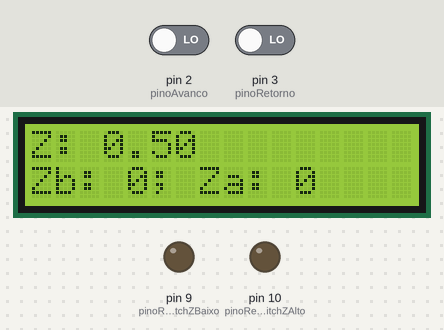
Recording of a sketch running on a simulated Arduino Uno, built with avr-gcc and run on an emulated ATmega328P. Shown: 16×2 character LCD, output pins drawn as LEDs (lit = HIGH). The inputs (shaded band) are chosen by the test bench; at power-on: pin 2 (pinoAvanco) LOW, pin 3 (pinoRetorno) LOW. What the sketch prints to the serial monitor is not drawn.

Above: at 1.2 s.
1.3 s: pin 2 (pinoAvanco) driven HIGH
At 1.47 s:
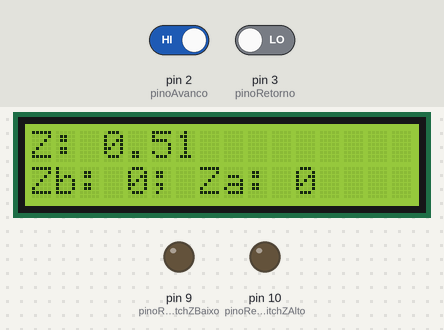
At 13.73 s:
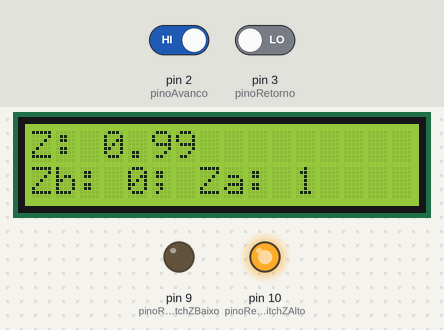
Timing chart, 0 to 15.2 s (numbered marks = the images above; inputs shaded):
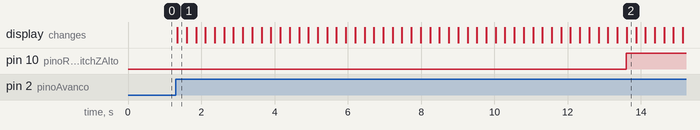

The sketch:

roboZ.ino
```cpp
#include <LiquidCrystal.h>
const int pinoAvanco = 2;
const int pinoRetorno = 3;
const int pinoReedSwitchZBaixo = 9;
const int pinoReedSwitchZAlto = 10;
float posX = 0.5;
int reedSwitchZBaixo=0;
int reedSwitchZAlto=0;
const float incremento = 0.01;
const float tol=0.02;
// Inicializa o LCD (RS, E, D4, D5, D6, D7)
LiquidCrystal lcd(12, 11, 4, 5, 6, 7);
// Função que converte posição X para PWM
int mapearParaPWM(float x, float xMin, float xMax) {
  if (xMin == xMax) return 0;

  if (x < xMin) x = xMin;
  if (x > xMax) x = xMax;

  float pwm = (x - xMin) / (xMax - xMin) * 255.0;
  return (int)pwm;
}
void setup() {
  pinMode(pinoAvanco, INPUT);
  pinMode(pinoRetorno, INPUT);
  pinMode(pinoReedSwitchZBaixo, OUTPUT);
  pinMode(pinoReedSwitchZAlto, OUTPUT);
  lcd.begin(16, 2);    // Inicia o LCD com 16 colunas e 2 linhas
  //lcd.print("Olá, Mundo!");  // Exibe a mensagem "Olá, Mundo!"
  Serial.begin(9600);
}

void loop() {
  int pwm;
  if (digitalRead(pinoAvanco) == HIGH) {
    posX += incremento;
  } else if (digitalRead(pinoRetorno) == HIGH) {
    posX -= incremento;
  }
//MOVIMENTO X
  if(posX<tol){
    digitalWrite(pinoReedSwitchZBaixo, HIGH);
    reedSwitchZBaixo=1;
  }
  else if(posX>1-tol){
    digitalWrite(pinoReedSwitchZAlto, HIGH);
    reedSwitchZAlto=1;
  }
  else{
    digitalWrite(pinoReedSwitchZAlto, LOW);
    digitalWrite(pinoReedSwitchZBaixo, LOW);
    reedSwitchZBaixo=0;
    reedSwitchZAlto=0;
  }
  lcd.clear();
  lcd.setCursor(0, 0);
  lcd.print("Z: ");
  lcd.print(posX);
  lcd.setCursor(0, 1);
  lcd.print("Zb: ");
  lcd.print(reedSwitchZBaixo);
  lcd.print("; Za: ");
  lcd.print(reedSwitchZAlto);
  Serial.println(digitalRead(pinoReedSwitchZBaixo));
  delay(250);  // espera 2 segundos antes de atualizar
  // Aqui você pode adicionar código para atualizar o display

}
```

Measured:
- after the input at 1.3 s, pin 10 (pinoReedSwitchZAlto): LOW → HIGH after 12.3 s; the display: changes after 0.05 s (image 1)
